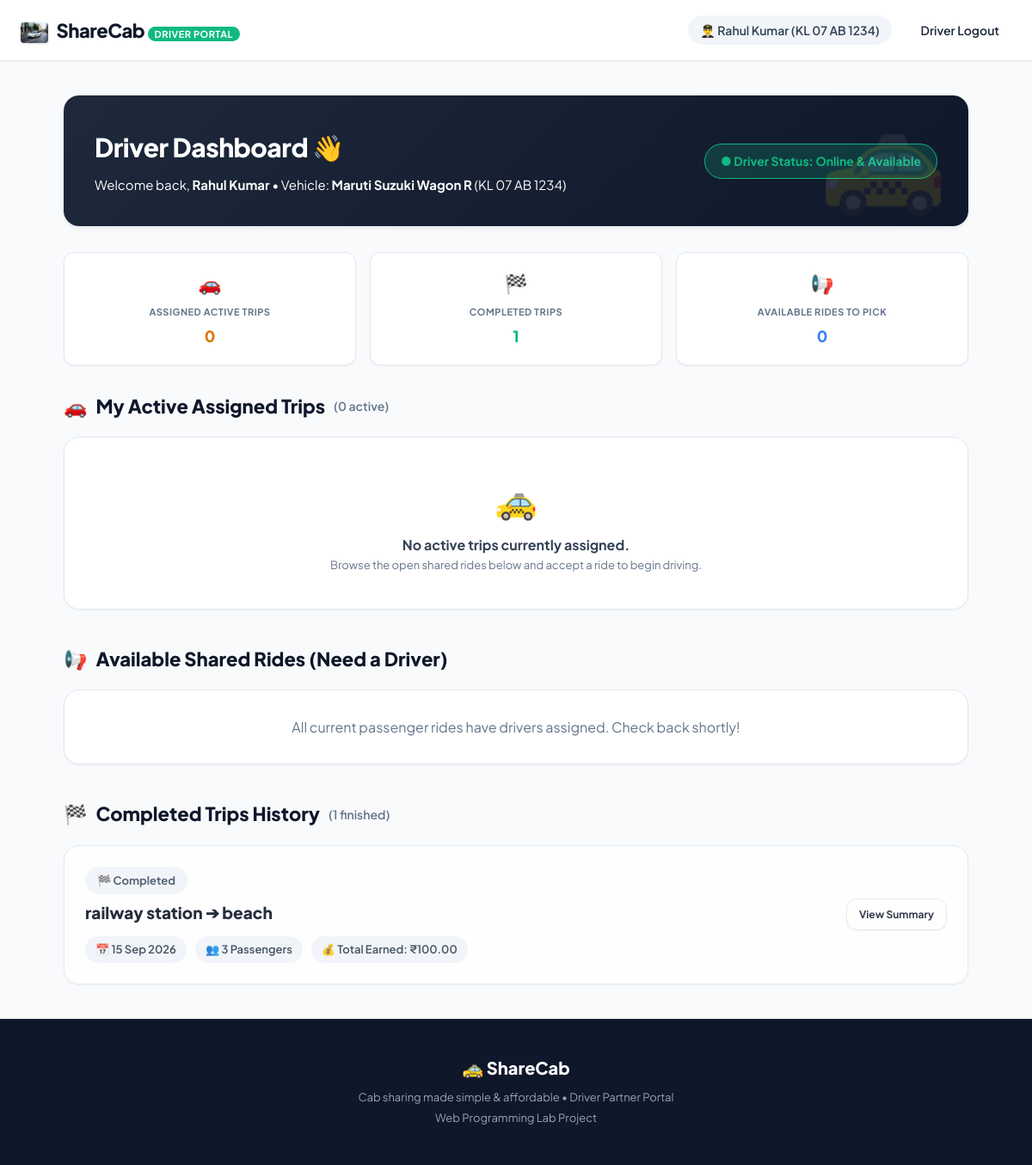
/driver/dashboard.php (signed in), run on the app's committed database.
### tables this page shows
CREATE TABLE `rides` (
  `id` int(11) NOT NULL AUTO_INCREMENT,
  `created_by` int(11) NOT NULL,
  `source` varchar(150) NOT NULL,
  `destination` varchar(150) NOT NULL,
  `ride_date` date NOT NULL,
  `ride_time` time NOT NULL,
  `max_seats` int(11) NOT NULL,
  `fare` decimal(10,2) NOT NULL,
  `status` varchar(20) DEFAULT 'open',
  `created_at` timestamp NOT NULL DEFAULT current_timestamp(),
  PRIMARY KEY (`id`),
  KEY `created_by` (`created_by`),
  CONSTRAINT `rides_ibfk_1` FOREIGN KEY (`created_by`) REFERENCES `users` (`id`)
);

### driver/dashboard.php (the view, shortened to what the rows shown need)
<?php
require_once "../config/database.php";
$driver_id = $_SESSION["driver_id"];
$active_trips_stmt = $conn->prepare("
    SELECT rides.*, users.name AS creator_name,
           (SELECT COUNT(*) FROM ride_members WHERE ride_members.ride_id = rides.id) AS passenger_count
    FROM rides
    JOIN ride_drivers ON rides.id = ride_drivers.ride_id
    JOIN users ON rides.created_by = users.id
    WHERE ride_drivers.driver_id = ?
    AND rides.status IN ('open', 'full')
    ORDER BY rides.ride_date ASC, rides.ride_time ASC
");
$active_trips_stmt->bind_param("i", $driver_id);
$active_trips_stmt->execute();
$active_trips = $active_trips_stmt->get_result();
$completed_trips_stmt = $conn->prepare("
    SELECT rides.*, users.name AS creator_name,
           (SELECT COUNT(*) FROM ride_members WHERE ride_members.ride_id = rides.id) AS passenger_count
    FROM rides
    JOIN ride_drivers ON rides.id = ride_drivers.ride_id
    JOIN users ON rides.created_by = users.id
    WHERE ride_drivers.driver_id = ?
    AND rides.status = 'completed'
    ORDER BY rides.ride_date DESC, rides.ride_time DESC
");
$completed_trips_stmt->bind_param("i", $driver_id);
$completed_trips_stmt->execute();
$completed_trips = $completed_trips_stmt->get_result();
?>
<!DOCTYPE html>
<html lang="en">
<head>
    <link rel="stylesheet" href="../css/style.css">
</head>
<body>
    <div class="container">
        <div class="dashboard-header" style="background: linear-gradient(135deg, #1e293b 0%, #0f172a 100%);">
            <div style="display: flex; justify-content: space-between; align-items: center; flex-wrap: wrap; gap: 16px;">
                <div>
                    <h1>Driver Dashboard 👋</h1>
                </div>
            </div>
        </div>
        <div style="margin-bottom: 40px;">
            <h2 style="font-size: 22px; font-weight: 800; margin-bottom: 18px; color: var(--slate-900); display: flex; align-items: center; gap: 10px;">
                <span>🚗</span>
                <span>My Active Assigned Trips</span>
                <span style="font-size: 14px; font-weight: 600; color: var(--slate-500);">(<?php echo $active_trips->num_rows; ?> active)</span>
            </h2>
        </div>
        <div style="margin-bottom: 40px;">
            <h2 style="font-size: 22px; font-weight: 800; margin-bottom: 18px; color: var(--slate-900); display: flex; align-items: center; gap: 10px;">
                <span>📢</span>
                <span>Available Shared Rides (Need a Driver)</span>
            </h2>
        </div>
        <div>
            <h2 style="font-size: 22px; font-weight: 800; margin-bottom: 18px; color: var(--slate-900); display: flex; align-items: center; gap: 10px;">
                <span>🏁</span>
                <span>Completed Trips History</span>
                <span style="font-size: 14px; font-weight: 600; color: var(--slate-500);">(<?php echo $completed_trips->num_rows; ?> finished)</span>
            </h2>
            <?php if ($completed_trips && $completed_trips->num_rows > 0): ?>
                <div class="ride-list">
                    <?php while ($past = $completed_trips->fetch_assoc()): ?>
                        <div class="ride-card" style="opacity: 0.9;">
                            <div class="ride-card-left">
                                <span class="status-badge" style="background: var(--slate-100); color: var(--slate-600); margin-bottom: 6px;">
                                    🏁 Completed
                                </span>
                                <h3>
                                    <?php echo htmlspecialchars($past["source"]); ?> ➔ <?php echo htmlspecialchars($past["destination"]); ?>
                                </h3>
                                <div class="ride-chips">
                                    <span class="ride-chip">📅 <?php echo date("d M Y", strtotime($past["ride_date"])); ?></span>
                                    <span class="ride-chip">👥 <?php echo $past["passenger_count"]; ?> Passengers</span>
                                    <span class="ride-chip">💰 Total Earned: ₹<?php echo number_format($past["fare"], 2); ?></span>
                                </div>
                            </div>
                            <div class="ride-card-right">
                                <a href="../rides/ride_details.php?id=<?php echo $past['id']; ?>" class="btn-secondary" style="font-size: 12px; padding: 8px 14px;">
                                    View Summary
                                </a>
                            </div>
                        </div>
                    <?php endwhile; ?>
                </div>
            <?php else: ?>
                <div class="card" style="text-align: center; padding: 30px; color: var(--slate-500);">
                    <p>No completed trips yet.</p>
                </div>
            <?php endif; ?>
        </div>
    </div>
</body>
</html>

### data on the page
rides: source "railway station", destination "beach", ride_date "15 Sep 2026", passenger_count "3", fare "100.00"

### other printed values
$driver_name "Rahul Kumar"
$driver_plate "KL 07 AB 1234"
$driver_vehicle "Maruti Suzuki Wagon R"
$active_trips->num_rows "0"
$completed_trips->num_rows "1"
$unassigned_rides->num_rows "0"
